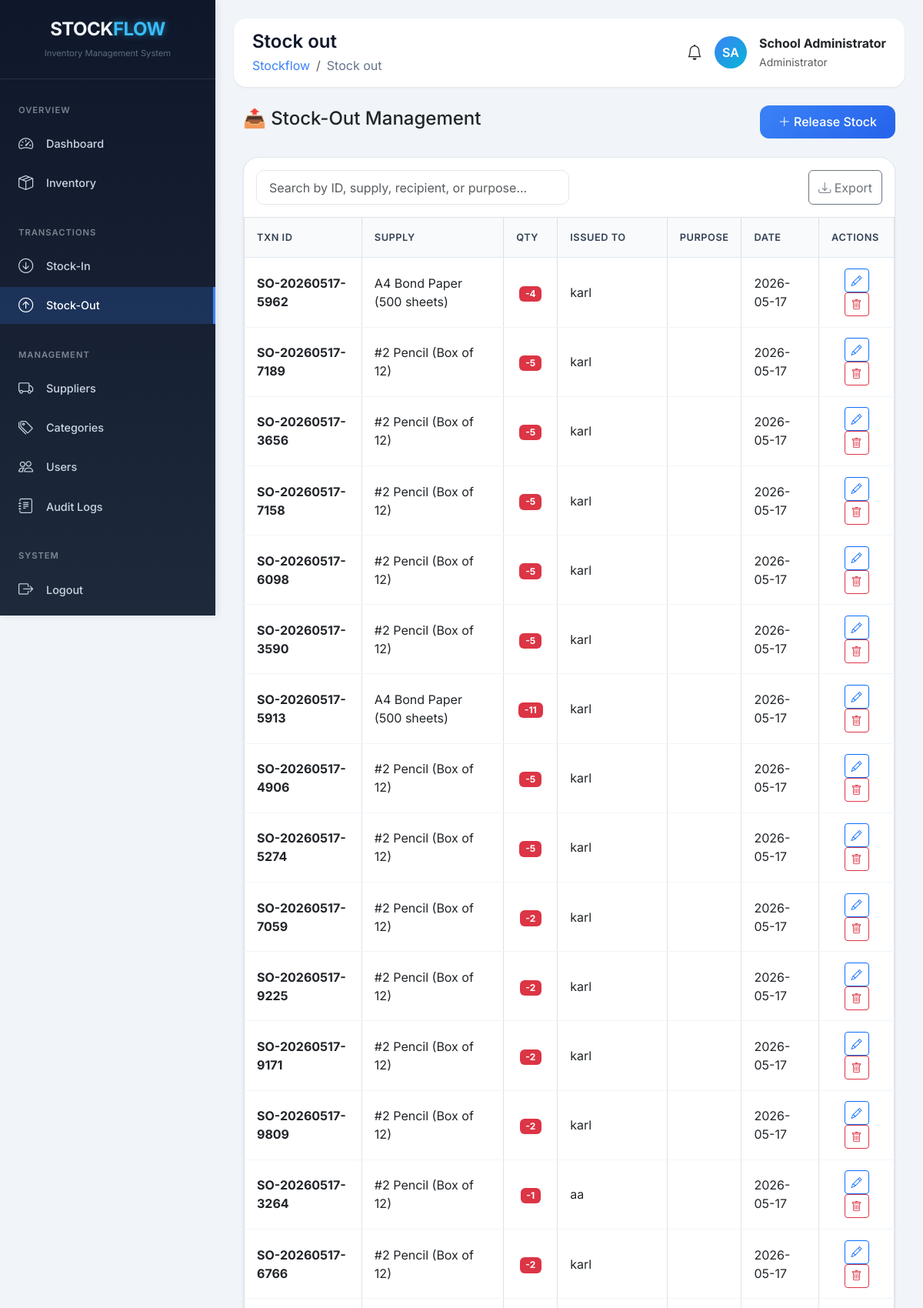
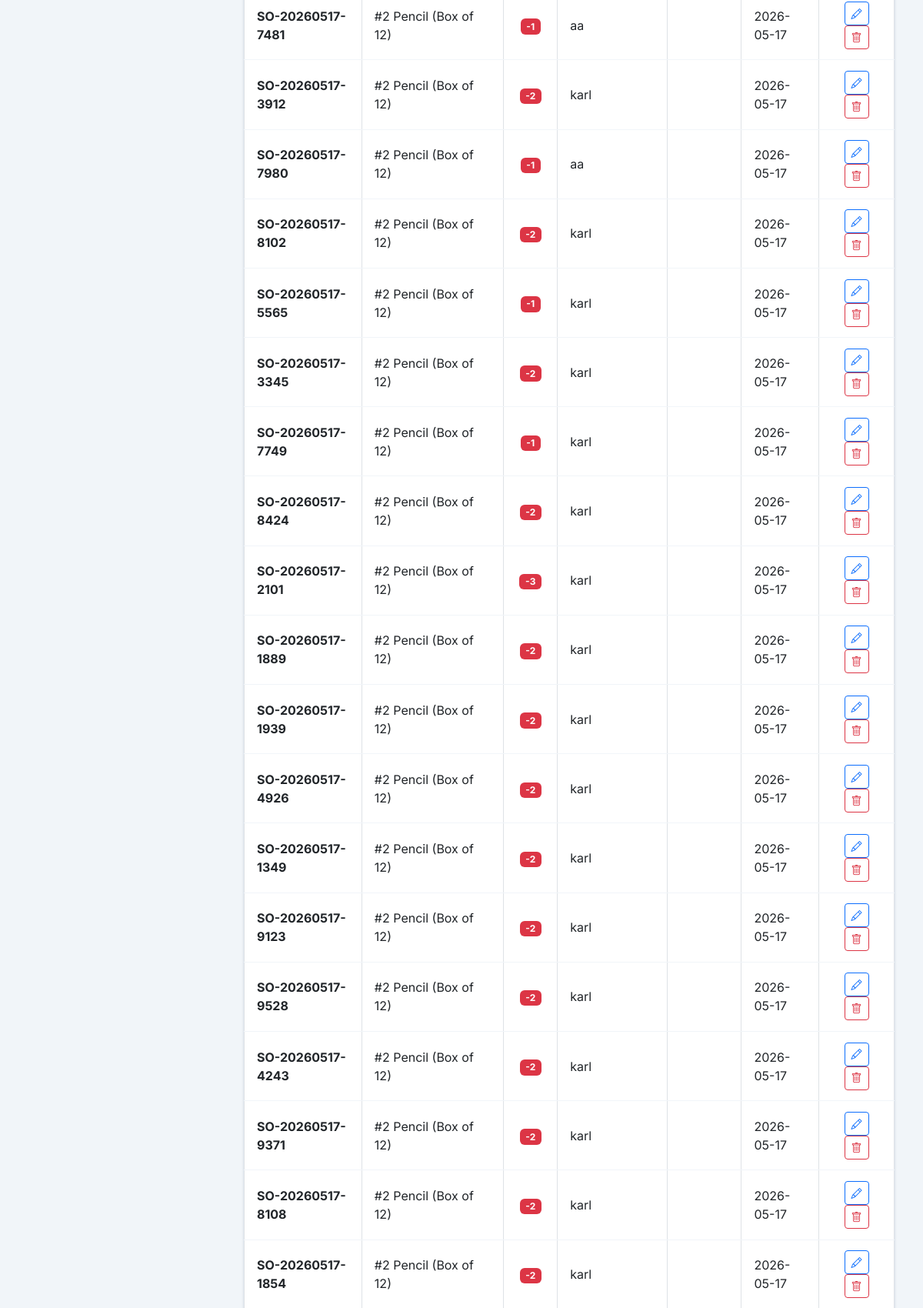
The page /index.php?page=stock_out (signed in, upper part) on the database its author committed (2 pictures, top to bottom).
### tables this page shows
CREATE TABLE `stock_out` (
  `id` int(11) NOT NULL,
  `transaction_no` varchar(20) NOT NULL,
  `supply_id` int(11) DEFAULT NULL,
  `quantity` int(11) NOT NULL,
  `issued_to` varchar(100) NOT NULL COMMENT 'Student name, Teacher name, or Department',
  `remarks` text DEFAULT NULL,
  `issued_by` int(11) DEFAULT NULL,
  `date_issued` date NOT NULL,
  `created_at` timestamp NOT NULL DEFAULT current_timestamp()
);

CREATE TABLE `school_supplies` (
  `id` int(11) NOT NULL,
  `supply_code` varchar(50) NOT NULL,
  `supply_name` varchar(200) NOT NULL,
  `category_id` int(11) DEFAULT NULL,
  `supplier_id` int(11) DEFAULT NULL,
  `quantity` int(11) DEFAULT 0,
  `unit_price` decimal(10,2) DEFAULT NULL,
  `description` text DEFAULT NULL,
  `status` enum('In Stock','Low Stock','Out of Stock') DEFAULT 'In Stock',
  `low_stock_threshold` int(11) DEFAULT 10,
  `location` varchar(100) DEFAULT NULL COMMENT 'Storage location (e.g., Cabinet A1, Shelf 2)',
  `created_at` timestamp NOT NULL DEFAULT current_timestamp(),
  `updated_at` timestamp NOT NULL DEFAULT current_timestamp() ON UPDATE current_timestamp()
);

### backend/database.php (called while the page is built, shortened)
<?php
function escape($string) {
    return htmlspecialchars($string, ENT_QUOTES, 'UTF-8');
}
?>

### frontend/stock_out.php (the view, shortened to what this page needs)
<?php
$stmt = $pdo->query("SELECT so.*, s.supply_name
                     FROM stock_out so
                     JOIN school_supplies s ON so.supply_id = s.id
                     ORDER BY so.created_at DESC");
$stock_out_records = $stmt->fetchAll();
?>
<link href="https://cdn.jsdelivr.net/npm/sweetalert2@11/dist/sweetalert2.min.css" rel="stylesheet">
<div class="container-fluid">
    <div class="d-flex justify-content-between align-items-center mb-4">
        <h4>📤 Stock-Out Management</h4>
        <button class="btn btn-primary-custom" data-bs-toggle="modal" data-bs-target="#addStockOutModal">
            <i class="bi bi-plus-lg"></i> Release Stock
        </button>
    </div>
    <div class="data-table">
        <div class="p-3 d-flex justify-content-between gap-3">
            <input type="text" id="searchStockOut" class="form-control w-50" placeholder="Search by ID, supply, recipient, or purpose...">
            <button class="btn btn-outline-secondary" onclick="exportToCSV('stockOutTable', 'stock_out_report')">
                <i class="bi bi-download"></i> Export
            </button>
        </div>
        <div class="table-responsive">
            <table class="table table-bordered table-hover" id="stockOutTable">
                <thead class="table-light">
                    <tr>
                        <th>TXN ID</th>
                        <th>SUPPLY</th>
                        <th>QTY</th>
                        <th>ISSUED TO</th>
                        <th>PURPOSE</th>
                        <th>DATE</th>
                        <th>ACTIONS</th>
                    </tr>
                </thead>
                <tbody>
                    <?php if (empty($stock_out_records)): ?>
                    <tr class="text-center">
                        <td colspan="7" class="py-5">
                            <i class="bi bi-inbox fs-1 text-muted"></i>
                            <p class="text-muted mt-2">No stock-out records found</p>
                        </td>
                    </tr>
                    <?php else: ?>
                        <?php foreach ($stock_out_records as $record): ?>
                        <tr id="row-<?php echo $record['id']; ?>">
                            <td class="fw-bold"><?php echo escape($record['transaction_no']); ?></td>
                            <td><?php echo escape($record['supply_name']); ?></td>
                            <td class="text-center"><span class="badge bg-danger">-<?php echo number_format($record['quantity']); ?></span></td>
                            <td><?php echo escape($record['issued_to']); ?></td>
                            <td><?php echo escape($record['purpose']); ?></td>
                            <td><?php echo date('Y-m-d', strtotime($record['date_issued'])); ?></td>
                            <td class="text-center">
                                <button class="btn btn-sm btn-outline-primary edit-btn"
                                        data-id="<?php echo $record['id']; ?>"
                                        data-supply-id="<?php echo $record['supply_id']; ?>"
                                        data-supply-name="<?php echo escape($record['supply_name']); ?>"
                                        data-quantity="<?php echo $record['quantity']; ?>"
                                        data-issued-to="<?php echo escape($record['issued_to']); ?>"
                                        data-purpose="<?php echo escape($record['purpose']); ?>"
                                        data-remarks="<?php echo escape($record['remarks'] ?? ''); ?>"
                                        data-bs-toggle="modal"
                                        data-bs-target="#editStockOutModal"
                                        title="Edit">
                                    <i class="bi bi-pencil"></i>
                                </button>
                                <button class="btn btn-sm btn-outline-danger delete-btn"
                                        data-id="<?php echo $record['id']; ?>"
                                        data-name="<?php echo escape($record['transaction_no']); ?>"
                                        data-supply="<?php echo escape($record['supply_name']); ?>"
                                        title="Delete">
                                    <i class="bi bi-trash"></i>
                                </button>
                            </td>
                        </tr>
                        <?php endforeach; ?>
                    <?php endif; ?>
                </tbody>
            </table>
        </div>
    </div>
</div>

### frontend/assets/css/style.css (style rules this page uses)
* { margin: 0; padding: 0; box-sizing: border-box; font-family: 'Inter', sans-serif; }
body { background: #f1f5f9; overflow-x: hidden; }
.data-table { background: white; border-radius: 20px; overflow: hidden; box-shadow: 0 1px 3px rgba(0, 0, 0, 0.08); border: 1px solid #e2e8f0; }
.data-table th { background: #f8fafc; padding: 1rem; font-weight: 600; color: #334155; border-bottom: 1px solid #e2e8f0; font-size: 0.8rem; text-transform: uppercase; letter-spacing: 0.5px; }
.data-table td { padding: 0.85rem 1rem; vertical-align: middle; border-bottom: 1px solid #f1f5f9; }
.btn-primary-custom { background: linear-gradient(135deg, #3b82f6, #2563eb); border: none; padding: 0.6rem 1.5rem; border-radius: 12px; color: white; font-weight: 500; transition: all 0.3s ease; }
.form-control, .form-select { border-radius: 10px; border: 1px solid #e2e8f0; padding: 0.6rem 1rem; }

### frontend/includes/header.php (style rules this page uses)
* { margin: 0; padding: 0; box-sizing: border-box; font-family: 'Inter', sans-serif; }
body { background: #f1f5f9; }
.btn-primary-custom { background: linear-gradient(135deg, #3b82f6, #2563eb); border: none; padding: 0.6rem 1.5rem; border-radius: 12px; color: white; }

### rows shown on the page
stock_out: transaction_no "SO-20260517-5962", supply.supply_name "A4 Bond Paper (500 sheets)", quantity "4", issued_to "karl", date_issued "2026-05-17"
stock_out: transaction_no "SO-20260517-7189", supply.supply_name "#2 Pencil (Box of 12)", quantity "5", issued_to "karl", date_issued "2026-05-17"
stock_out: transaction_no "SO-20260517-3656", supply.supply_name "#2 Pencil (Box of 12)", quantity "5", issued_to "karl", date_issued "2026-05-17"
stock_out: transaction_no "SO-20260517-7158", supply.supply_name "#2 Pencil (Box of 12)", quantity "5", issued_to "karl", date_issued "2026-05-17"
stock_out: transaction_no "SO-20260517-6098", supply.supply_name "#2 Pencil (Box of 12)", quantity "5", issued_to "karl", date_issued "2026-05-17"
stock_out: transaction_no "SO-20260517-3590", supply.supply_name "#2 Pencil (Box of 12)", quantity "5", issued_to "karl", date_issued "2026-05-17"
stock_out: transaction_no "SO-20260517-5913", supply.supply_name "A4 Bond Paper (500 sheets)", quantity "11", issued_to "karl", date_issued "2026-05-17"
stock_out: transaction_no "SO-20260517-4906", supply.supply_name "#2 Pencil (Box of 12)", quantity "5", issued_to "karl", date_issued "2026-05-17"
stock_out: transaction_no "SO-20260517-5274", supply.supply_name "#2 Pencil (Box of 12)", quantity "5", issued_to "karl", date_issued "2026-05-17"
stock_out: transaction_no "SO-20260517-7059", supply.supply_name "#2 Pencil (Box of 12)", quantity "2", issued_to "karl", date_issued "2026-05-17"
stock_out: transaction_no "SO-20260517-9225", supply.supply_name "#2 Pencil (Box of 12)", quantity "2", issued_to "karl", date_issued "2026-05-17"
stock_out: transaction_no "SO-20260517-9171", supply.supply_name "#2 Pencil (Box of 12)", quantity "2", issued_to "karl", date_issued "2026-05-17"
stock_out: transaction_no "SO-20260517-9809", supply.supply_name "#2 Pencil (Box of 12)", quantity "2", issued_to "karl", date_issued "2026-05-17"
stock_out: transaction_no "SO-20260517-3264", supply.supply_name "#2 Pencil (Box of 12)", quantity "1", issued_to "aa", date_issued "2026-05-17"
stock_out: transaction_no "SO-20260517-6766", supply.supply_name "#2 Pencil (Box of 12)", quantity "2", issued_to "karl", date_issued "2026-05-17"
stock_out: transaction_no "SO-20260517-7481", supply.supply_name "#2 Pencil (Box of 12)", quantity "1", issued_to "aa", date_issued "2026-05-17"
stock_out: transaction_no "SO-20260517-3912", supply.supply_name "#2 Pencil (Box of 12)", quantity "2", issued_to "karl", date_issued "2026-05-17"
stock_out: transaction_no "SO-20260517-7980", supply.supply_name "#2 Pencil (Box of 12)", quantity "1", issued_to "aa", date_issued "2026-05-17"
stock_out: transaction_no "SO-20260517-8102", supply.supply_name "#2 Pencil (Box of 12)", quantity "2", issued_to "karl", date_issued "2026-05-17"
stock_out: transaction_no "SO-20260517-5565", supply.supply_name "#2 Pencil (Box of 12)", quantity "1", issued_to "karl", date_issued "2026-05-17"
stock_out: transaction_no "SO-20260517-3345", supply.supply_name "#2 Pencil (Box of 12)", quantity "2", issued_to "karl", date_issued "2026-05-17"
stock_out: transaction_no "SO-20260517-7749", supply.supply_name "#2 Pencil (Box of 12)", quantity "1", issued_to "karl", date_issued "2026-05-17"
stock_out: transaction_no "SO-20260517-8424", supply.supply_name "#2 Pencil (Box of 12)", quantity "2", issued_to "karl", date_issued "2026-05-17"
stock_out: transaction_no "SO-20260517-2101", supply.supply_name "#2 Pencil (Box of 12)", quantity "3", issued_to "karl", date_issued "2026-05-17"
stock_out: transaction_no "SO-20260517-1889", supply.supply_name "#2 Pencil (Box of 12)", quantity "2", issued_to "karl", date_issued "2026-05-17"
stock_out: transaction_no "SO-20260517-1939", supply.supply_name "#2 Pencil (Box of 12)", quantity "2", issued_to "karl", date_issued "2026-05-17"
stock_out: transaction_no "SO-20260517-4926", supply.supply_name "#2 Pencil (Box of 12)", quantity "2", issued_to "karl", date_issued "2026-05-17"
stock_out: transaction_no "SO-20260517-1349", supply.supply_name "#2 Pencil (Box of 12)", quantity "2", issued_to "karl", date_issued "2026-05-17"
stock_out: transaction_no "SO-20260517-9123", supply.supply_name "#2 Pencil (Box of 12)", quantity "2", issued_to "karl", date_issued "2026-05-17"
stock_out: transaction_no "SO-20260517-9528", supply.supply_name "#2 Pencil (Box of 12)", quantity "2", issued_to "karl", date_issued "2026-05-17"
stock_out: transaction_no "SO-20260517-4243", supply.supply_name "#2 Pencil (Box of 12)", quantity "2", issued_to "karl", date_issued "2026-05-17"
stock_out: transaction_no "SO-20260517-9371", supply.supply_name "#2 Pencil (Box of 12)", quantity "2", issued_to "karl", date_issued "2026-05-17"
stock_out: transaction_no "SO-20260517-8108", supply.supply_name "#2 Pencil (Box of 12)", quantity "2", issued_to "karl", date_issued "2026-05-17"
stock_out: transaction_no "SO-20260517-1854", supply.supply_name "#2 Pencil (Box of 12)", quantity "2", issued_to "karl", date_issued "2026-05-17"

### other values the page prints
str_replace('_', ' ', $_GET['page'] ?? 'Dashboard') "Stock out"
$initials "SA"
$_SESSION['name'] "School Administrator"
$_SESSION['role'] "Administrator"
